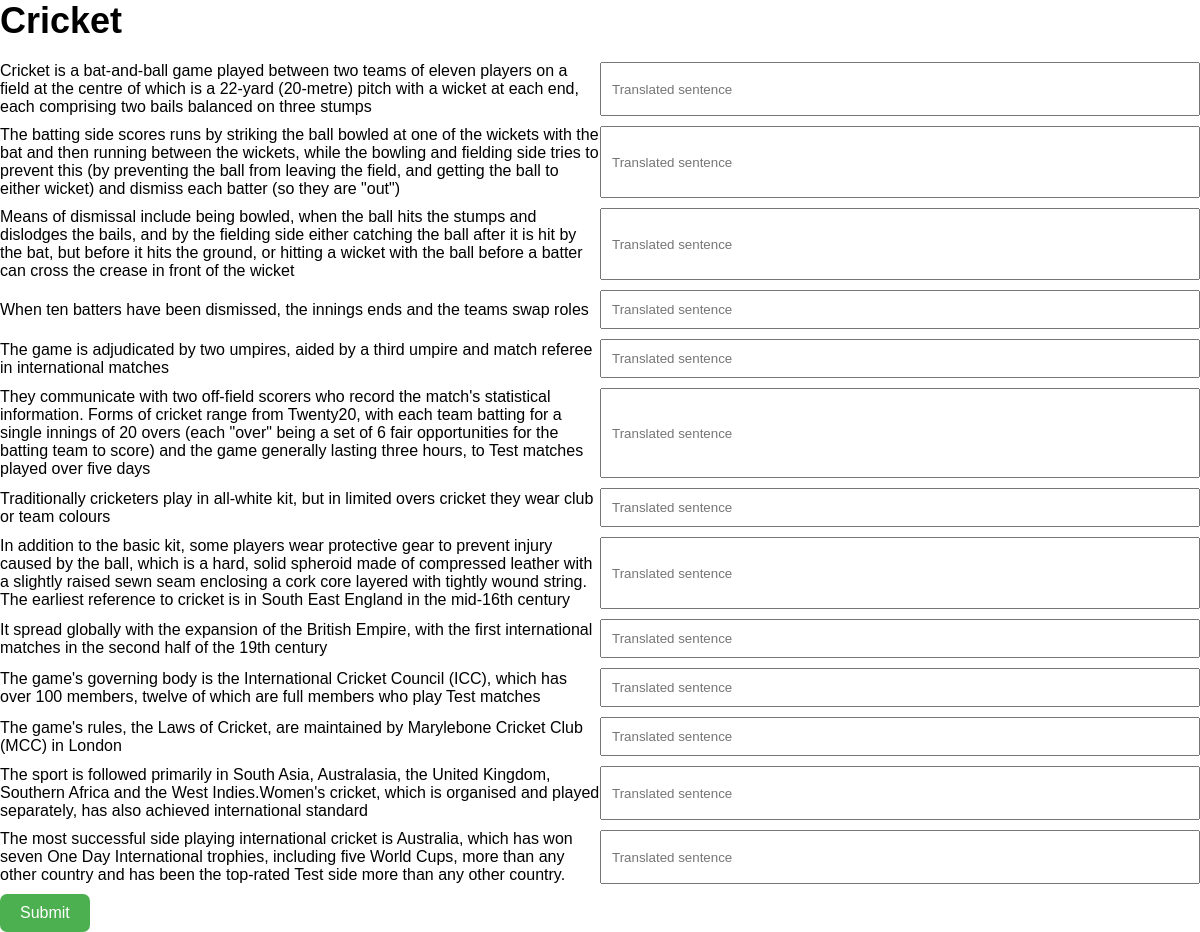
Before: /sentences/15/ with the older database file.
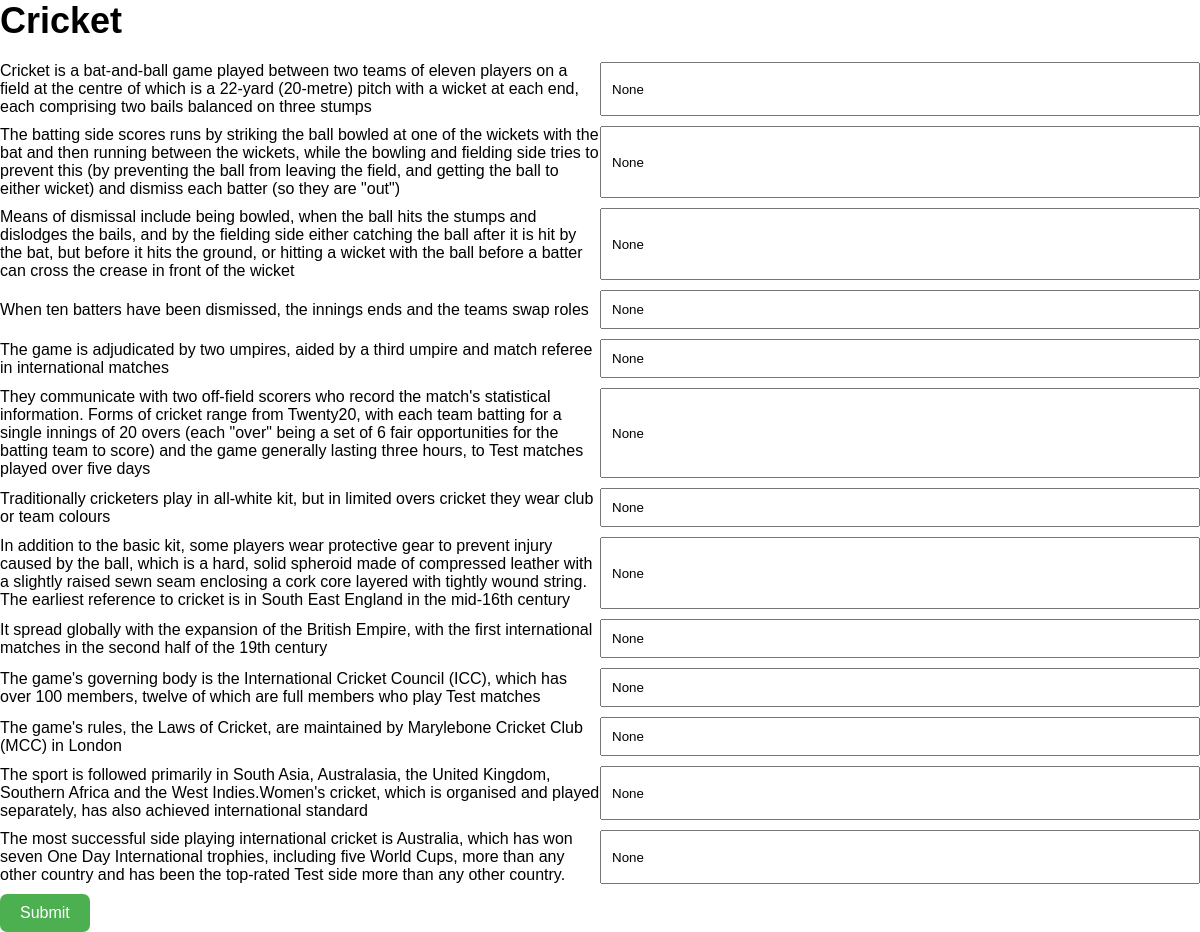
After: the same page with the newer database file.
### project/models.py (models this page shows)
class project(models.Model):    #######################capital
    articleTitle = models.CharField(max_length=100)
    targetLanguage = models.CharField(max_length=100)

### sentence/models.py (models this page shows)
class Sentence(models.Model):
    projectId = models.ForeignKey(project, on_delete=models.CASCADE)
    sentenceId = models.IntegerField()
    originalSentence = models.CharField(max_length=500)
    translatedSentence = models.CharField(max_length=500, null=True)

### sentence/views.py (the view, shortened to what this page needs)
# urls.py: path('sentences/<int:projectId>/', sentence, name='sentences'),
def sentence(request, projectId):
    project = pro.objects.get(id=projectId)
    sentences = Sentence.objects.filter(projectId=project)
    return render(request, 'sentences.html', {'sentences': sentences, 'project': project})

### templates/sentences.html (shortened to what this page needs)
<h1>{{ project.articleTitle }}</h1>
{% for sentence in sentences %}
    <div class="sentence">
        <p>{{ sentence.originalSentence }}</p>
        <input type="text" size="150" name="translatedSentence" placeholder="Translated sentence" value="{% if sentence.translatedSentence %}{{ sentence.translatedSentence }}{% endif %}" onfocus="if (this.value=='None') this.value='';">
    </div>
{% endfor %}
<button id="submit-btn">Submit</button>

### templates/sentences.html (style rules this page uses)
h1 { font-size: 36px; margin-bottom: 20px; }
.sentence { display: flex; flex-direction: row; align-items: center; margin-bottom: 10px; }
.sentence p { margin: 0; flex-basis: 50%; }
.sentence input { flex-basis: 50%; height: auto; align-self: stretch; box-sizing: border-box; padding: 10px; }
input { width: 100%; }
#submit-btn { background-color: #4CAF50; border: none; border-radius: 7px; color: white; cursor: pointer; font-size: 16px; padding: 10px 20px; text-align: center; text-decoration: none; }

Changed rows visible on the page:
changed Sentence (number 1 of 13 on the later page): translatedSentence (not shown) → "None"
changed Sentence (number 2 of 13 on the later page): translatedSentence (not shown) → "None"
changed Sentence (number 3 of 13 on the later page): translatedSentence (not shown) → "None"
changed Sentence "When ten batters have been dismissed, the innings ends and the teams swap roles": translatedSentence (not shown) → "None"
changed Sentence (number 5 of 13 on the later page): translatedSentence (not shown) → "None"
changed Sentence (number 6 of 13 on the later page): translatedSentence (not shown) → "None"
changed Sentence (number 7 of 13 on the later page): translatedSentence (not shown) → "None"
changed Sentence (number 8 of 13 on the later page): translatedSentence (not shown) → "None"
changed Sentence (number 9 of 13 on the later page): translatedSentence (not shown) → "None"
changed Sentence (number 10 of 13 on the later page): translatedSentence (not shown) → "None"
changed Sentence (number 11 of 13 on the later page): translatedSentence (not shown) → "None"
changed Sentence (number 12 of 13 on the later page): translatedSentence (not shown) → "None"
changed Sentence (number 13 of 13 on the later page): translatedSentence (not shown) → "None"
